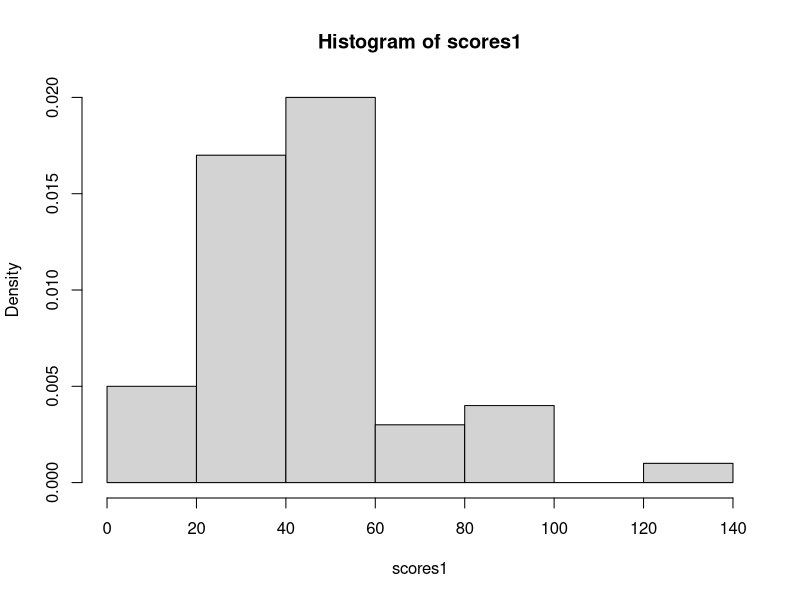
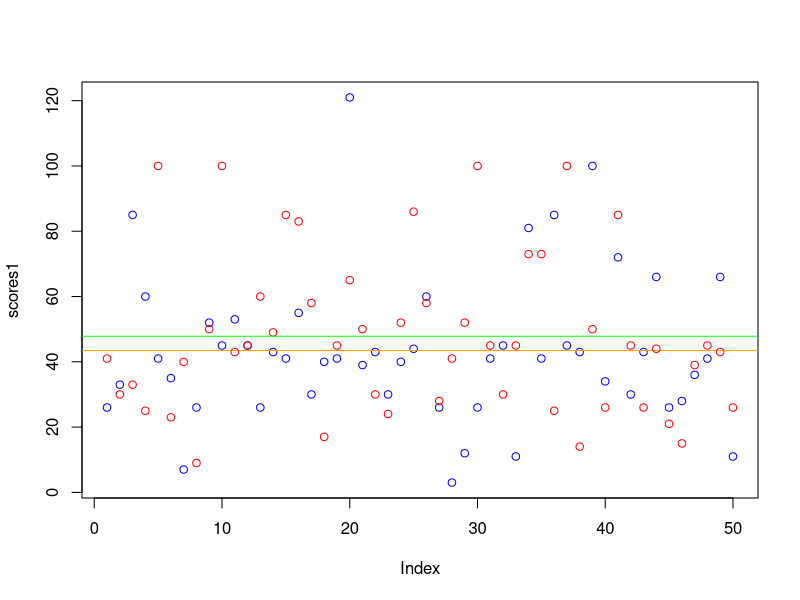

The R source for these figures, in order:
#Scores1 28NOV16
scores1 <- c(26,33,85,60,41,35,7,26,52,45,53,45,26,43,41,55,30,40,41,121,39,43,30,40,44,60,26,3,12,26,41,45,11,81,41,85,45,43,100,34,72,30,43,66,26,28,36,41,66,11)
#Scores2 16JAN17
scores2 <- c(41,30,33,25,100,23,40,9,50,100,43,45,60,49,85,83,58,17,45,65,50,30,24,52,86,58,28,41,52,100,45,30,45,73,73,25,100,14,50,26,85,45,26,44,21,15,39,45,43,26)

hist(scores1,freq = F)
plot(scores1,col="blue")
abline(h=mean(scores1),col='orange')
c(max(scores1),max(scores2))
c(min(scores1),min(scores2))
c(mean(scores1),mean(scores2))
c(median(scores1),median(scores2))
points(scores2,col="red")
abline(h=mean(scores2), col="green")
